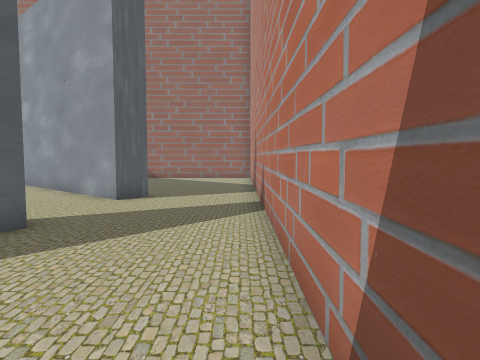
view 1 (above)

18 first-person views from a walk through a scene from a Unity 3-D project. The camera is 1.2 m above the floor, tilts 4° down and sees 70° across. The floor is counted in squares, 1 m on a side. Each view is taken from the middle of a square. On the plan, view 1 faces up. The plan holds only what a view shows up to about 14 squares ahead; the rest is blank. The place goes on beyond the plan. The player character is not drawn.

view 2
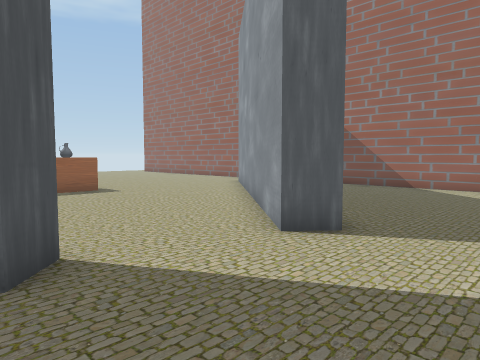

view 3
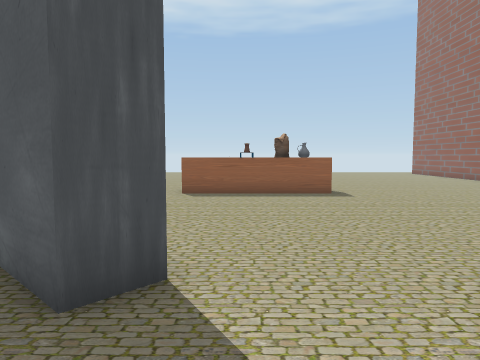

view 4
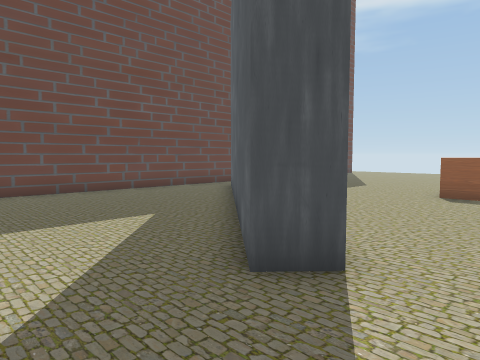

view 5
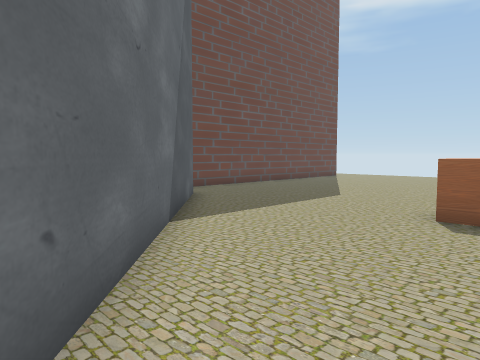

view 6
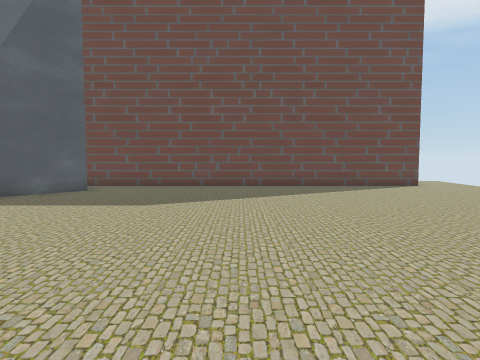

view 7
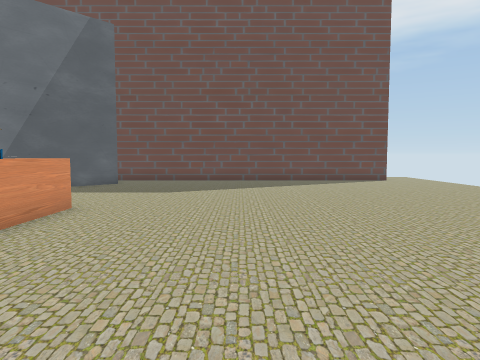

view 8
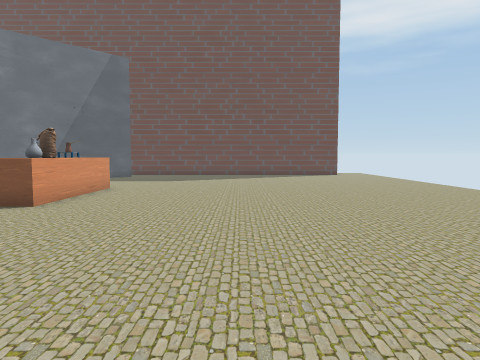

view 9
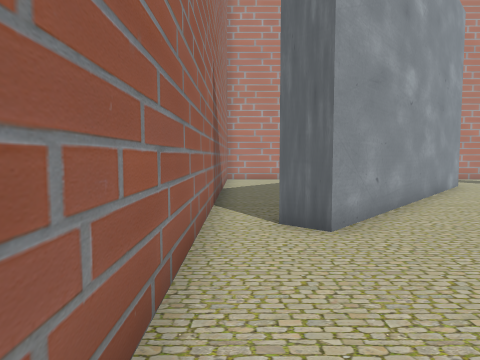

view 10
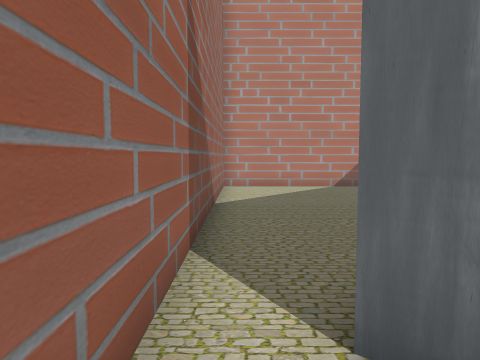

view 11
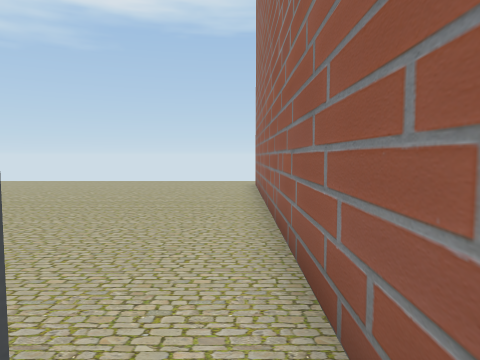

view 12
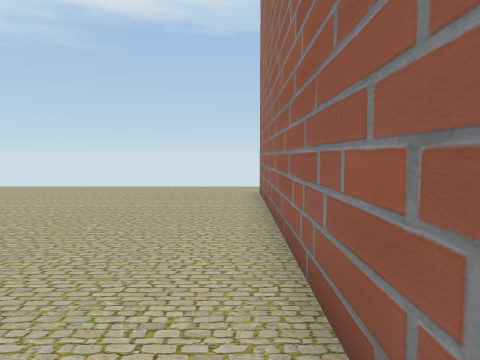

view 13
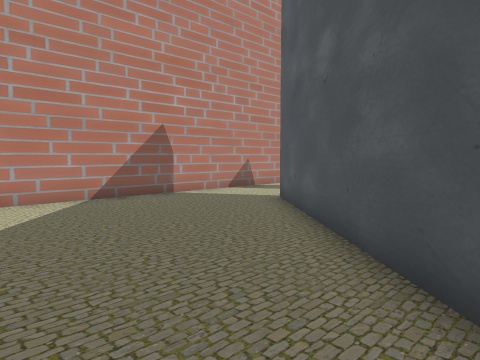

view 14
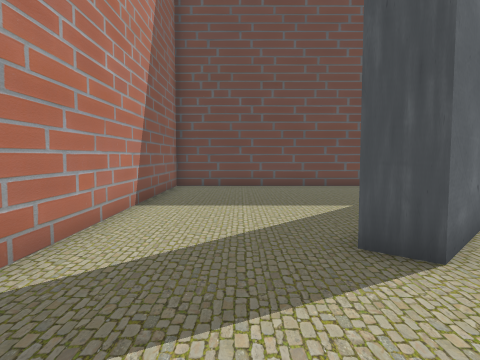

view 15
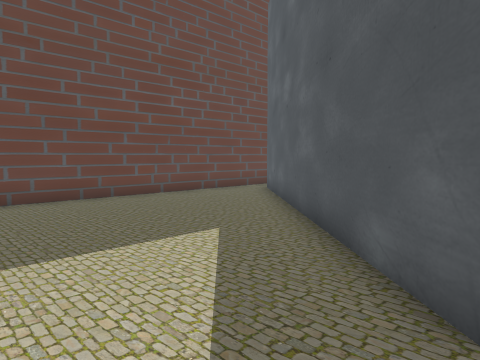

view 16
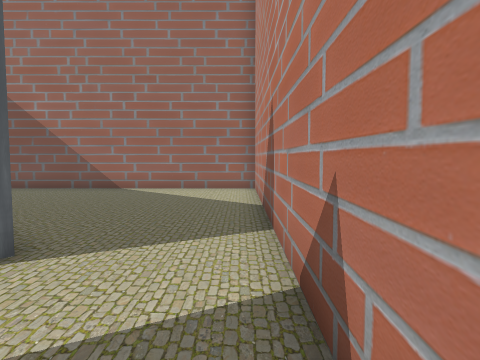

view 17
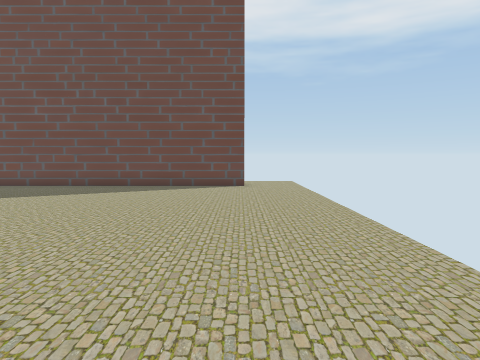

view 18
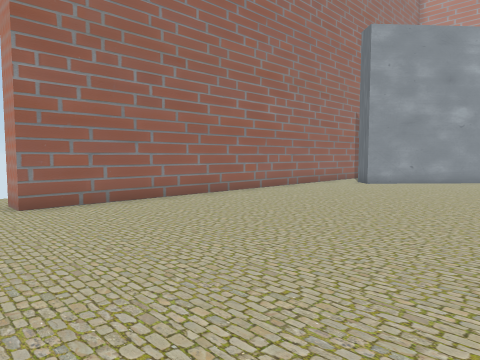

### Floor plan
Points are (right, up) in squares from view 1. A wall is a line through its corners. A room is listed if a view was taken in it or the views show most of it. See-through windows are left out.
Room 1 (views 1, 2, 3, 4, 5, 6, 7, 8, 9, 10, 11, 12, 13, 14, 15, 16, 17, 18)
walls: (-12, 7.5) (-12, 5.1); (-13.1, 5.1) (-13.1, 6.6); (-13.1, 9.5) (-13.1, 9.9) (-12.2, 9.9); (-12, 10) (-12, 8.4); (-11.8, -1.9) (-4.3, 6.3) (-3.5, 5.6) (-11, -2.6); (-8.5, 15.2) (-2.7, 10) (-3.4, 9.3) (-11.6, 16.6) (-11, 17.3); (-24.2, -3.8) (0.6, -3.8) (0.6, 18.6) (-24.2, 18.6)
ways out: opening at (-25.5, -4.5); opening at (-25.5, 19.5)
objects: other object (-13, 7); other object (-13, 8) to (-12, 8); other object (-13, 9)

Where each view was taken, in squares from view 1:
view 1: 0 up, 0 right, facing up
view 2: 5 up, 0 right, facing up-left
view 3: 7 up, 1 left, facing left
view 4: 8 up, 1 left, facing down-left
view 5: 7 up, 5 left, facing down-left
view 6: 10 up, 17 left, facing down
view 7: 13 up, 17 left, facing down
view 8: 18 up, 18 left, facing down
view 9: 18 up, 17 left, facing right
view 10: 18 up, 13 left, facing right
view 11: 18 up, 10 left, facing left
view 12: 18 up, 13 left, facing left
view 13: 18 up, 9 left, facing down-right
view 14: 10 up, 2 left, facing down
view 15: 6 up, 1 left, facing down-left
view 16: 6 up, 0 right, facing up
view 17: 10 up, 24 left, facing down
view 18: 10 up, 26 left, facing up-right
